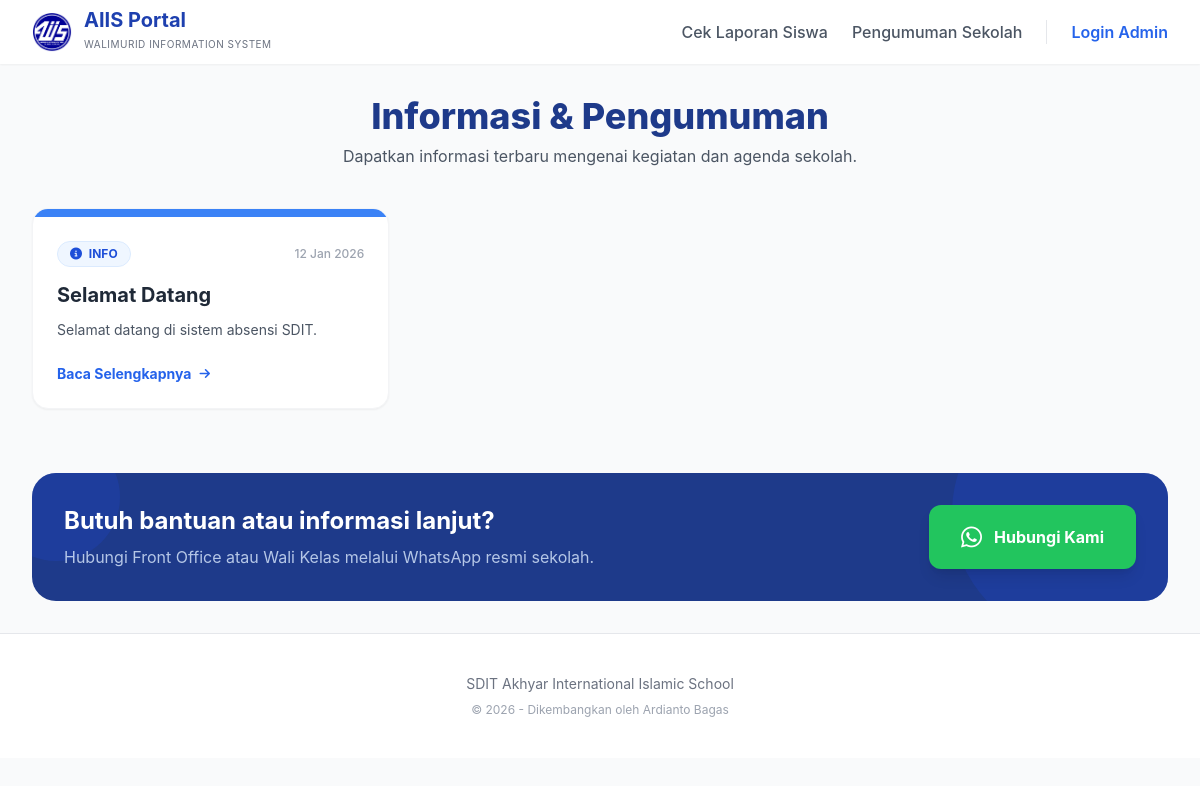
The app's page /informasi.php with its own data.
### tables this page shows
CREATE TABLE IF NOT EXISTS `pengumuman` (
  `id_pengumuman` int(11) NOT NULL AUTO_INCREMENT,
  `judul` varchar(255) NOT NULL,
  `isi` text NOT NULL,
  `tanggal` date NOT NULL,
  `kategori` varchar(50) NOT NULL,
  PRIMARY KEY (`id_pengumuman`)
);

### informasi.php (the view, shortened to what this page needs)
<?php
include 'config.php';
$query = "SELECT * FROM pengumuman ORDER BY tanggal DESC";
$result = mysqli_query($koneksi, $query);
?>
<div class="mb-10 text-center">
    <h1 class="text-4xl font-extrabold text-blue-900 mb-2">Informasi & Pengumuman</h1>
    <p class="text-gray-600">Dapatkan informasi terbaru mengenai kegiatan dan agenda sekolah.</p>
</div>
<div class="grid grid-cols-1 md:grid-cols-2 lg:grid-cols-3 gap-8">
    <?php if (mysqli_num_rows($result) > 0): ?>
        <?php while ($row = mysqli_fetch_assoc($result)): ?>
            <?php
            $color = 'blue';
            $icon = 'info-circle';
            ?>
            <div class="bg-white rounded-2xl shadow-sm border border-gray-100 overflow-hidden hover:shadow-md transition-shadow">
                <div class="h-2 bg-<?= e($color) ?>-500"></div>
                <div class="p-6">
                    <div class="flex items-center justify-between mb-4">
                        <span class="px-3 py-1 bg-<?= e($color) ?>-50 text-<?= e($color) ?>-700 text-xs font-bold rounded-full uppercase border border-<?= e($color) ?>-100">
                            <i class="fas fa-<?= e($icon) ?> mr-1"></i> <?= e($row['kategori']) ?>
                        </span>
                        <span class="text-xs text-gray-400 font-medium"><?= date('d M Y', strtotime($row['tanggal'])) ?></span>
                    </div>
                    <h2 class="text-xl font-bold text-gray-800 mb-3 leading-tight"><?= e($row['judul']) ?></h2>
                    <p class="text-gray-600 text-sm mb-6 line-clamp-3">
                        <?= nl2br(e($row['isi'])) ?>
                    </p>
                    <button onclick="Swal.fire({
                        title: '<?= addslashes(e($row['judul'])) ?>',
                        html: '<div class=\'text-left text-sm\'><?= str_replace(["\r", "\n"], '', nl2br(addslashes(e($row['isi'])))) ?></div>',
                        icon: 'info',
                        confirmButtonText: 'Tutup'
                    })" class="text-<?= e($color) ?>-600 font-bold text-sm flex items-center hover:underline focus:outline-none">
                        Baca Selengkapnya <i class="fas fa-arrow-right ml-2 text-xs"></i>
                    </button>
                </div>
            </div>
        <?php endwhile; ?>
    <?php endif; ?>
</div>
<div class="mt-16 bg-blue-900 rounded-3xl p-8 text-white relative overflow-hidden">
    <div class="relative z-10 flex flex-col md:flex-row items-center justify-between gap-6">
        <div class="text-center md:text-left">
            <h2 class="text-2xl font-bold mb-2">Butuh bantuan atau informasi lanjut?</h2>
            <p class="text-blue-100 opacity-80">Hubungi Front Office atau Wali Kelas melalui WhatsApp resmi sekolah.</p>
        </div>
        <a href="#" class="px-8 py-4 bg-green-500 hover:bg-green-600 text-white font-bold rounded-xl shadow-lg transition-all flex items-center">
            <i class="fab fa-whatsapp mr-3 text-2xl"></i> Hubungi Kami
        </a>
    </div>
    <div class="absolute -left-10 -top-10 w-32 h-32 bg-blue-800 rounded-full opacity-50"></div>
</div>

### config.php (style rules this page uses)
body { font-family: 'Inter', sans-serif; }

### records on screen
pengumuman: kategori "INFO", tanggal "12 Jan 2026", judul "Selamat Datang", isi "Selamat datang di sistem absensi SDIT."
